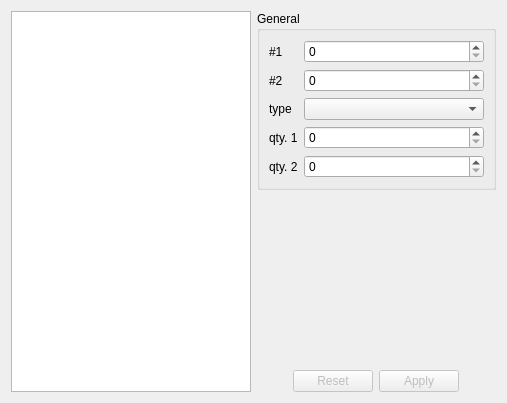
<?xml version="1.0" encoding="UTF-8"?>
<ui version="4.0">
 <class>EquipmentTab</class>
 <widget class="QWidget" name="EquipmentTab">
  <property name="geometry">
   <rect>
    <x>0</x>
    <y>0</y>
    <width>507</width>
    <height>403</height>
   </rect>
  </property>
  <property name="windowTitle">
   <string notr="true"/>
  </property>
  <layout class="QVBoxLayout" name="verticalLayout_3">
   <item>
    <layout class="QHBoxLayout" name="horizontalLayout">
     <item>
      <widget class="QListWidget" name="listWidget">
       <property name="minimumSize">
        <size>
         <width>200</width>
         <height>0</height>
        </size>
       </property>
      </widget>
     </item>
     <item>
      <layout class="QVBoxLayout" name="verticalLayout">
       <item>
        <layout class="QHBoxLayout" name="horizontalLayout_7">
         <item>
          <widget class="QGroupBox" name="groupBox_4">
           <property name="title">
            <string>General</string>
           </property>
           <layout class="QVBoxLayout" name="verticalLayout_2">
            <item>
             <layout class="QFormLayout" name="formLayout">
              <item row="0" column="0">
               <widget class="QLabel" name="label">
                <property name="text">
                 <string>#1</string>
                </property>
               </widget>
              </item>
              <item row="0" column="1">
               <widget class="QSpinBox" name="num1SB">
                <property name="maximum">
                 <number>65535</number>
                </property>
               </widget>
              </item>
              <item row="1" column="0">
               <widget class="QLabel" name="label_2">
                <property name="text">
                 <string>#2</string>
                </property>
               </widget>
              </item>
              <item row="1" column="1">
               <widget class="QSpinBox" name="num2SB">
                <property name="maximum">
                 <number>65535</number>
                </property>
               </widget>
              </item>
              <item row="2" column="0">
               <widget class="QLabel" name="label_3">
                <property name="text">
                 <string>type</string>
                </property>
               </widget>
              </item>
              <item row="2" column="1">
               <widget class="QComboBox" name="itemCB">
                <property name="minimumSize">
                 <size>
                  <width>180</width>
                  <height>0</height>
                 </size>
                </property>
               </widget>
              </item>
              <item row="4" column="0">
               <widget class="QLabel" name="label_7">
                <property name="text">
                 <string>qty. 1</string>
                </property>
               </widget>
              </item>
              <item row="4" column="1">
               <widget class="QSpinBox" name="countSB">
                <property name="minimum">
                 <number>0</number>
                </property>
               </widget>
              </item>
              <item row="5" column="0">
               <widget class="QLabel" name="label_4">
                <property name="text">
                 <string>qty. 2</string>
                </property>
               </widget>
              </item>
              <item row="5" column="1">
               <widget class="QSpinBox" name="count2SB"/>
              </item>
             </layout>
            </item>
           </layout>
          </widget>
         </item>
        </layout>
       </item>
       <item>
        <spacer name="verticalSpacer">
         <property name="orientation">
          <enum>Qt::Vertical</enum>
         </property>
         <property name="sizeHint" stdset="0">
          <size>
           <width>20</width>
           <height>40</height>
          </size>
         </property>
        </spacer>
       </item>
       <item>
        <layout class="QHBoxLayout" name="horizontalLayout_3">
         <item>
          <spacer name="horizontalSpacer">
           <property name="orientation">
            <enum>Qt::Horizontal</enum>
           </property>
           <property name="sizeHint" stdset="0">
            <size>
             <width>40</width>
             <height>20</height>
            </size>
           </property>
          </spacer>
         </item>
         <item>
          <widget class="QPushButton" name="resetButton">
           <property name="enabled">
            <bool>false</bool>
           </property>
           <property name="text">
            <string>Reset</string>
           </property>
          </widget>
         </item>
         <item>
          <widget class="QPushButton" name="applyButton">
           <property name="enabled">
            <bool>false</bool>
           </property>
           <property name="text">
            <string>Apply</string>
           </property>
          </widget>
         </item>
         <item>
          <spacer name="horizontalSpacer_2">
           <property name="orientation">
            <enum>Qt::Horizontal</enum>
           </property>
           <property name="sizeHint" stdset="0">
            <size>
             <width>40</width>
             <height>20</height>
            </size>
           </property>
          </spacer>
         </item>
        </layout>
       </item>
      </layout>
     </item>
    </layout>
   </item>
  </layout>
 </widget>
 <resources/>
 <connections/>
</ui>
